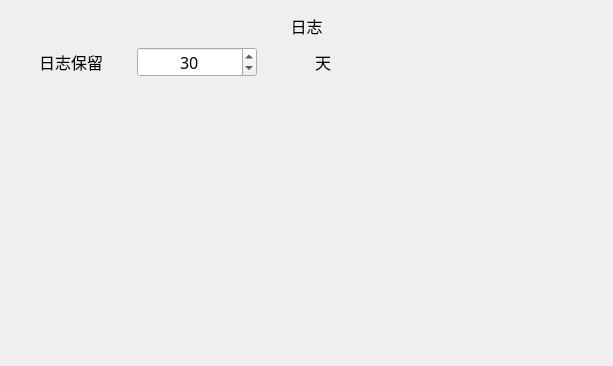
<?xml version="1.0" encoding="UTF-8"?>
<ui version="4.0">
 <class>frmLogSetClass</class>
 <widget class="QWidget" name="frmLogSetClass">
  <property name="geometry">
   <rect>
    <x>0</x>
    <y>0</y>
    <width>613</width>
    <height>366</height>
   </rect>
  </property>
  <property name="sizePolicy">
   <sizepolicy hsizetype="Preferred" vsizetype="Preferred">
    <horstretch>0</horstretch>
    <verstretch>0</verstretch>
   </sizepolicy>
  </property>
  <property name="font">
   <font>
    <family>微软雅黑</family>
    <pointsize>12</pointsize>
    <weight>50</weight>
    <italic>false</italic>
    <bold>false</bold>
   </font>
  </property>
  <property name="windowTitle">
   <string>Form</string>
  </property>
  <property name="styleSheet">
   <string notr="true">font: 12pt &quot;微软雅黑&quot;;</string>
  </property>
  <layout class="QGridLayout" name="gridLayout">
   <item row="2" column="0">
    <spacer name="verticalSpacer">
     <property name="orientation">
      <enum>Qt::Vertical</enum>
     </property>
     <property name="sizeHint" stdset="0">
      <size>
       <width>20</width>
       <height>315</height>
      </size>
     </property>
    </spacer>
   </item>
   <item row="1" column="0">
    <layout class="QHBoxLayout" name="horizontalLayout" stretch="1,1,1">
     <item>
      <widget class="QLabel" name="lbl_port">
       <property name="sizePolicy">
        <sizepolicy hsizetype="Preferred" vsizetype="Preferred">
         <horstretch>0</horstretch>
         <verstretch>0</verstretch>
        </sizepolicy>
       </property>
       <property name="minimumSize">
        <size>
         <width>120</width>
         <height>30</height>
        </size>
       </property>
       <property name="font">
        <font>
         <family>微软雅黑</family>
         <pointsize>12</pointsize>
         <weight>50</weight>
         <italic>false</italic>
         <bold>false</bold>
        </font>
       </property>
       <property name="text">
        <string>日志保留</string>
       </property>
       <property name="alignment">
        <set>Qt::AlignCenter</set>
       </property>
      </widget>
     </item>
     <item>
      <widget class="QSpinBox" name="spinLogSaveDays">
       <property name="sizePolicy">
        <sizepolicy hsizetype="Preferred" vsizetype="Preferred">
         <horstretch>0</horstretch>
         <verstretch>0</verstretch>
        </sizepolicy>
       </property>
       <property name="minimumSize">
        <size>
         <width>120</width>
         <height>30</height>
        </size>
       </property>
       <property name="maximumSize">
        <size>
         <width>120</width>
         <height>16777215</height>
        </size>
       </property>
       <property name="font">
        <font>
         <family>微软雅黑</family>
         <pointsize>12</pointsize>
         <weight>50</weight>
         <italic>false</italic>
         <bold>false</bold>
        </font>
       </property>
       <property name="alignment">
        <set>Qt::AlignCenter</set>
       </property>
       <property name="minimum">
        <number>1</number>
       </property>
       <property name="maximum">
        <number>65535</number>
       </property>
       <property name="value">
        <number>30</number>
       </property>
       <property name="displayIntegerBase">
        <number>10</number>
       </property>
      </widget>
     </item>
     <item>
      <widget class="QLabel" name="lbl_port_2">
       <property name="sizePolicy">
        <sizepolicy hsizetype="Preferred" vsizetype="Preferred">
         <horstretch>0</horstretch>
         <verstretch>0</verstretch>
        </sizepolicy>
       </property>
       <property name="minimumSize">
        <size>
         <width>120</width>
         <height>30</height>
        </size>
       </property>
       <property name="font">
        <font>
         <family>微软雅黑</family>
         <pointsize>12</pointsize>
         <weight>50</weight>
         <italic>false</italic>
         <bold>false</bold>
        </font>
       </property>
       <property name="text">
        <string>天</string>
       </property>
       <property name="alignment">
        <set>Qt::AlignCenter</set>
       </property>
      </widget>
     </item>
    </layout>
   </item>
   <item row="1" column="1">
    <spacer name="horizontalSpacer">
     <property name="orientation">
      <enum>Qt::Horizontal</enum>
     </property>
     <property name="sizeHint" stdset="0">
      <size>
       <width>224</width>
       <height>20</height>
      </size>
     </property>
    </spacer>
   </item>
   <item row="0" column="0" colspan="2">
    <widget class="QLabel" name="label">
     <property name="minimumSize">
      <size>
       <width>0</width>
       <height>30</height>
      </size>
     </property>
     <property name="text">
      <string>日志</string>
     </property>
     <property name="alignment">
      <set>Qt::AlignCenter</set>
     </property>
    </widget>
   </item>
  </layout>
 </widget>
 <resources>
  <include location="../../QFramer.qrc"/>
 </resources>
 <connections/>
</ui>
